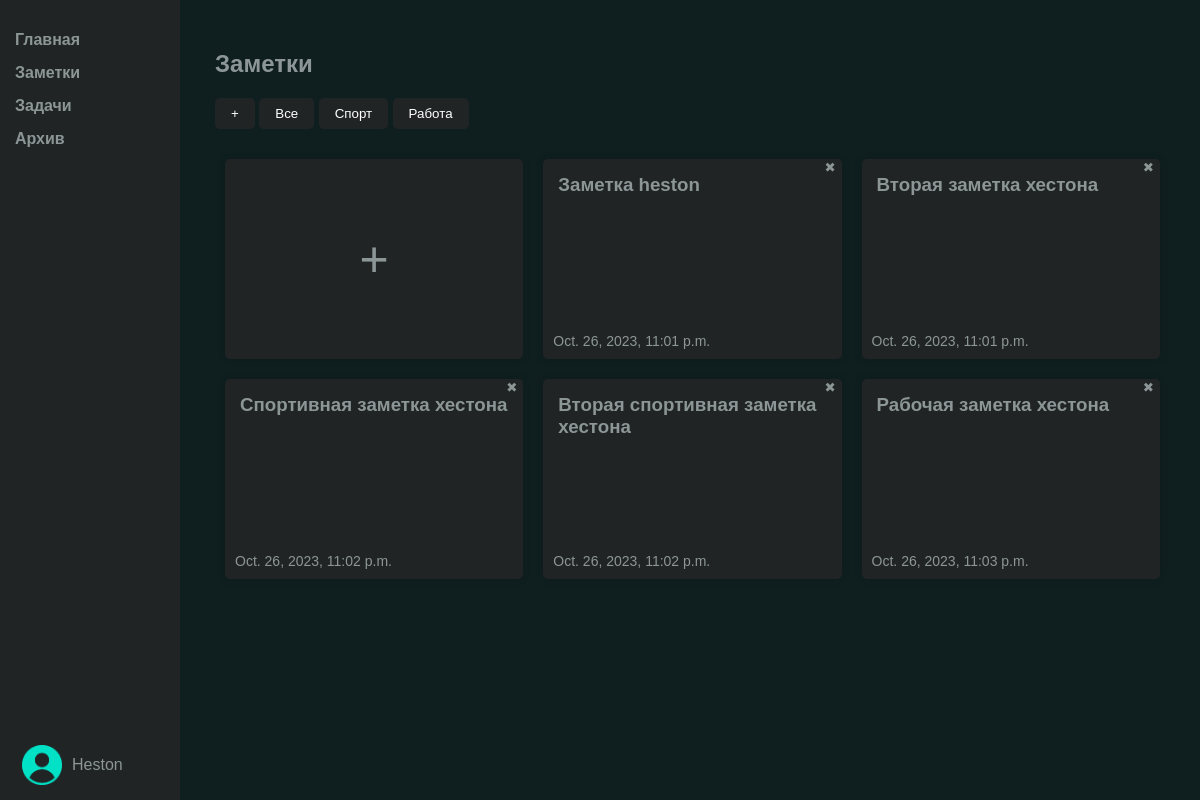
Page /notes (signed in) on the committed database.
### note_planner/models.py (models this page shows, shortened)
class Category(models.Model):
    name = models.CharField(max_length=100, null=False)
    latin_name = models.CharField(max_length=100, default='', blank=True)
    user = models.ForeignKey(User, on_delete=models.CASCADE)

class Note(models.Model):
    title = models.CharField(max_length=100)
    content = models.TextField(default='', blank=True)
    created_at = models.DateTimeField(auto_now_add=True)
    category = models.ForeignKey(Category, on_delete=models.CASCADE)
    user = models.ForeignKey(User, on_delete=models.CASCADE)

### note_planner/views.py (the view)
# urls.py: path('notes', views.notes_page, name='notes_page_path'),
def notes_page(request):
    user = request.user
    if not user.is_authenticated:
        return redirect('login_page_path')
    existing_category = Category.objects.filter(name='Все', user=user).first()
    if not existing_category:
        latin_name = Category.custom_translit('Все')
        Category.objects.create(name='Все', latin_name=latin_name, user=user)
    category_data = Category.objects.all().filter(user=user)
    sorted_key = lambda x: x[0] != 'Все'  # функция для сортировки категорий для перемещения "Все" на первое место
    categories = sorted(((category.name, category.latin_name) for category in category_data), key=sorted_key)
    category_response = request.GET.get('category')
    form = forms.AddCategory(request.GET)
    notes_data = Note.objects.all().filter(user=user)
    notes = dict()
    for note in notes_data:
        if category_response == note.category.latin_name or category_response in ('Vse', None):
            notes[note.title] = {
                'content': note.content,
                'created_at': note.created_at,
                'id': note.id
            }
    context = {
        'notes_dict': notes,
        'categories_tuple': categories,
        'form': form
    }
    return render(request, 'note_planner/notes.html', context=context)

### note_planner/templates/note_planner/notes.html (shortened to what this page needs)
{% extends 'base.html' %}
{% load static %}
{% block css_style %}
<link rel="stylesheet" href="{% static 'css/notes.css' %}">
{% endblock %}
{% block content %}
    {% include 'includes/sidebar.html' %}
    <div class="notes-block">
        <h2>Заметки</h2>
        <div class="category-panel">
            <form method="get" action="{% url 'notes_page_path' %}">
                <button class="add-category-button" type="submit" name="category" value="add-category">+</button>
                {% for name, latin_name in categories_tuple %}
                    <button class="category-button" type="submit" name="category" value="{{ latin_name }}">{{ name }}</button>
                {% endfor %}
            </form>
        </div>
            <div class="note-items">
                <div class="note-items-inner-add-note">
                    <form method="get" action="{% url 'add_note_page_path' %}">
                        <button type="submit" class="button-add-note">+</button>
                    </form>
                </div>
            </div>
            {% for note, value_dict in notes_dict.items %}
                <div class="note-items">
                    <div class="note-items-inner">
                        <h3>{{note}}</h3>
                        <div class="note-date">{{value_dict.created_at}}</div>
                        <form method="post" action="{% url 'delete_note_page_path' value_dict.id %}">
                            <button type="submit" class="button-delete-note">✖</button>
                        </form>
                    </div>
                </div>
            {% endfor %}
        </div>
{% endblock %}

### templates/base.html (shortened to what this page needs)
<!DOCTYPE html>
{% load static %}
<html lang="en">
<head>
    <link rel="stylesheet" href="{% static 'css/base.css' %}">
    {% block css_style %}{% endblock %}
</head>
<body>
    <div class="content">
        {% block content %}{% endblock %}
    </div>
</body>
</html>

### note_planner/templates/includes/sidebar.html (shortened to what this page needs)
{% load static %}
{% block css_style %}
<link rel="stylesheet" href="{% static 'css/sidebar.css' %}">
{% endblock %}
<div class="sidebar">
    <ul>
        <li><a href="{% url 'index_page_path' %}">Главная</a></li>
        <li><a href="{% url 'notes_page_path' %}">Заметки</a></li>
        <li><a href="{% url 'tasks_page_path' %}">Задачи</a></li>
        <li class="archive-link"><a href="{% url 'archive_page_path' %}">Архив</a></li>
    </ul>
    {% if user.is_authenticated  %}
        <div class="user-block">
            <div class="inner-user-block">
                <img src="{% static 'image/user_logo.png' %}" alt="">
                <p>{{ user|title }}</p>
            </div>
        </div>
    {% endif %}
</div>

### static/css/base.css (style rules this page uses)
:root { --background_color: #0F1E1F; --block_bg_color: #212424; --sidebar_background: #212424; --font_color: #8C9697; --font_color_activ: #70e0c6; --delete_button_bg: #db021c; }
a { text-decoration: none; }
body { font-family: Arial, sans-serif; margin: 0; padding: 0; background-color: var(--background_color); color: var(--font_color); }
.content { margin-left: 185px; padding: 30px; }

### note_planner/static/css/notes.css (style rules this page uses)
.content { padding-bottom: 20px; }
.note-items { width: calc(33.33% - 20px); margin: 10px; padding: 15px; background-color: var(--block_bg_color); border-radius: 5px; box-shadow: 0 0 10px rgba(0, 0, 0, 0.1); float: left; box-sizing: border-box; overflow-y: auto; height: 200px; position: relative; }
.button-delete-note { position: absolute; top: 0; right: 0; color: var(--font_color); background-color: var(--block_bg_color); border: none; }
.note-items-inner h3 { margin-top: 0; }
.note-date { position: absolute; bottom: 10px; left: 10px; font-size: 14px; color: var(--font_color); }
.note-items-inner-add-note { display: flex; justify-content: center; align-items: center; height: 100%; }
.button-add-note { background-color: var(--block_bg_color); color: var(--font_color); border: none; padding: 20px 40px; border-radius: 10px; cursor: pointer; font-size: 50px; }
.category-panel { margin-top: 10px; margin-bottom: 20px; display: flex; }
.category-button, .add-category-button { background-color: var(--sidebar_background); color: white; border: none; padding: 8px 16px; cursor: pointer; border-radius: 5px; }

### note_planner/static/css/sidebar.css (style rules this page uses)
.sidebar { height: 100%; width: 150px; background-color: var(--sidebar_background); position: fixed; left: 0; top: 0; padding: 15px; }
.sidebar ul { list-style-type: none; padding: 0; }
.sidebar ul li { margin-bottom: 15px; }
.sidebar ul li a { text-decoration: none; color: var(--font_color); font-weight: bold; }
.user-block { position: absolute; bottom: 0; width: 80%; padding-bottom: 40px; }
.inner-user-block { display: flex; align-items: center; padding-left: 7px; }
.inner-user-block img { width: 40px; height: 40px; margin-right: 10px; }

### rows in the picture
Category: categories_tuple "Все"
Category: categories_tuple "Спорт"
Category: categories_tuple "Работа"
Note: notes_dict "Заметка heston", created_at "Oct. 26, 2023, 11:01 p.m."
Note: notes_dict "Вторая заметка хестона", created_at "Oct. 26, 2023, 11:01 p.m."
Note: notes_dict "Спортивная заметка хестона", created_at "Oct. 26, 2023, 11:02 p.m."
Note: notes_dict "Вторая спортивная заметка хестона", created_at "Oct. 26, 2023, 11:02 p.m."
Note: notes_dict "Рабочая заметка хестона", created_at "Oct. 26, 2023, 11:03 p.m."

### other values in the picture
{{ user|title }} "Heston"
